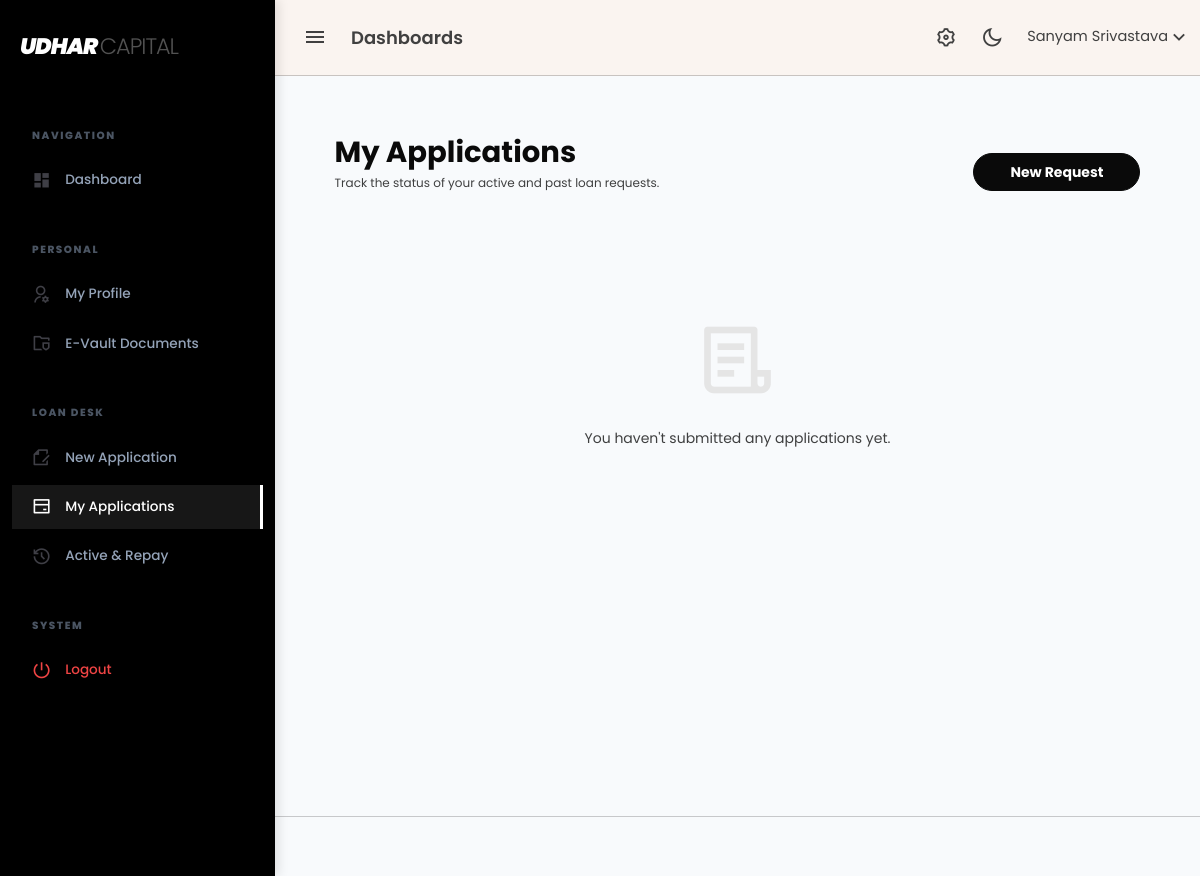
The app's page /customer/my-applications.php (signed in), older data.
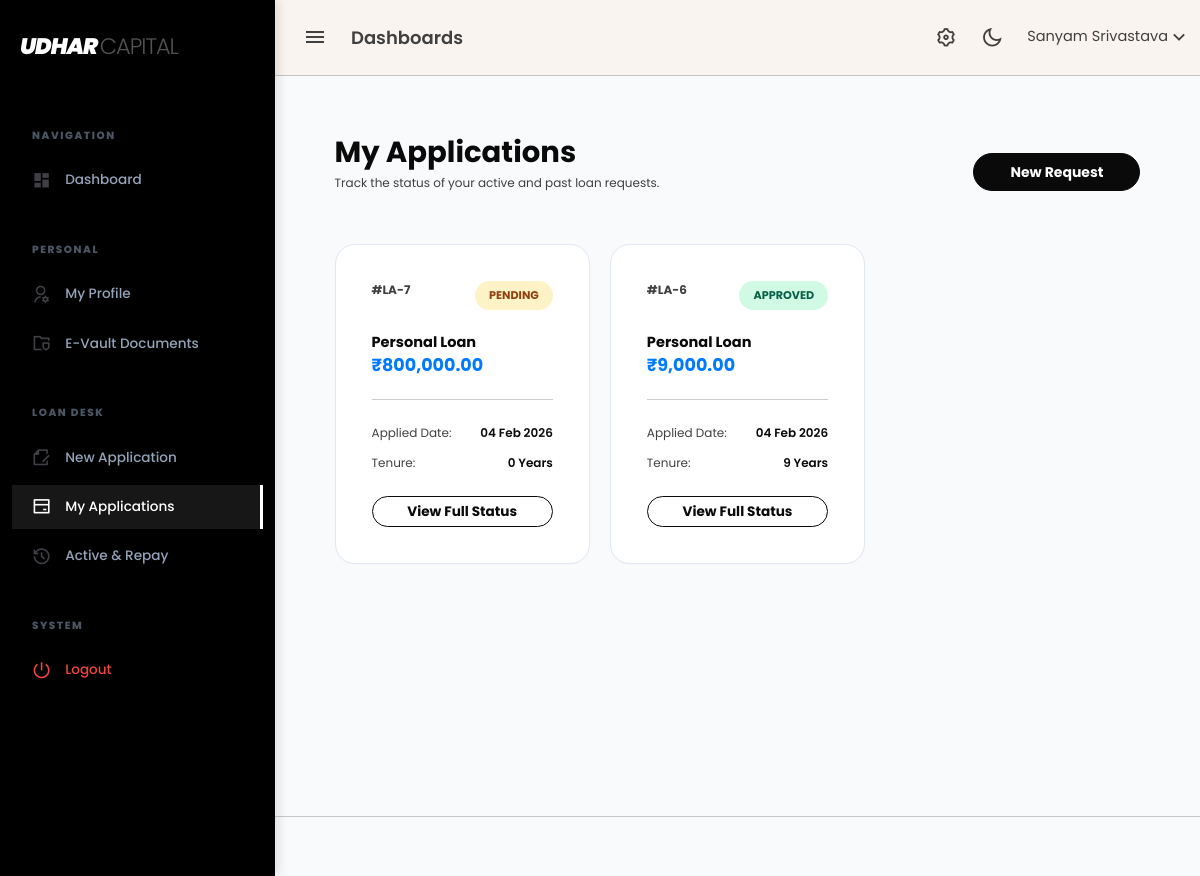
The same page, newer data.
### tables this page shows
CREATE TABLE `loan_applications` (
  `id` bigint(20) UNSIGNED NOT NULL,
  `customer_id` bigint(20) UNSIGNED NOT NULL,
  `service_id` bigint(20) UNSIGNED NOT NULL,
  `requested_amount` decimal(15,2) NOT NULL,
  `tenure_years` int(11) NOT NULL,
  `emi_amount` decimal(15,2) NOT NULL,
  `status` enum('pending','approved','rejected','disbursed') DEFAULT 'pending',
  `created_at` timestamp NOT NULL DEFAULT current_timestamp(),
  `rejection_note` text DEFAULT NULL
);

CREATE TABLE `services` (
  `id` bigint(20) UNSIGNED NOT NULL,
  `category_id` bigint(20) UNSIGNED NOT NULL,
  `sub_category_id` bigint(20) UNSIGNED NOT NULL,
  `service_name` varchar(255) NOT NULL,
  `title` varchar(255) NOT NULL,
  `slug` varchar(255) NOT NULL,
  `short_description` text DEFAULT NULL,
  `long_description` longtext DEFAULT NULL,
  `hero_image` varchar(255) DEFAULT NULL,
  `created_at` timestamp NULL DEFAULT current_timestamp(),
  `updated_at` timestamp NULL DEFAULT current_timestamp() ON UPDATE current_timestamp()
);

### customer/my-applications.php (the view, shortened to what this page needs)
<?php
include 'header.php';
$customer_id = $_SESSION['customer_id'];
$query = "SELECT la.*, s.service_name
          FROM loan_applications la
          JOIN services s ON la.service_id = s.id
          WHERE la.customer_id = $customer_id
          ORDER BY la.created_at DESC";
$result = mysqli_query($conn, $query);
include 'topbar.php';
include 'sidebar.php';
?>
<div class="content-page">
    <div class="container-fluid pt-4">
        <div class="row justify-content-center">
            <div class="col-lg-11">
                <div class="d-flex justify-content-between align-items-center mb-4">
                    <div>
                        <h2 class="fw-bold text-dark mb-1">My Applications</h2>
                        <p class="text-muted small">Track the status of your active and past loan requests.</p>
                    </div>
                    <a href="../apply-loan.php" class="btn btn-dark rounded-pill px-4 fw-bold">New Request</a>
                </div>
                <div class="row">
                    <?php if(mysqli_num_rows($result) > 0): ?>
                        <?php while($row = mysqli_fetch_assoc($result)): ?>
                            <div class="col-md-6 col-xl-4 mb-4">
                                <div class="card-modern p-4">
                                    <div class="d-flex justify-content-between align-items-start mb-3">
                                        <span class="text-muted small fw-bold">#LA-<?= $row['id'] ?></span>
                                        <span class="status-badge bg-<?= $row['status'] ?>"><?= $row['status'] ?></span>
                                    </div>
                                    <h5 class="fw-bold text-dark mb-1"><?= htmlspecialchars($row['service_name']) ?></h5>
                                    <h4 class="fw-bold text-primary mb-3">₹<?= number_format($row['requested_amount'], 2) ?></h4>
                                    <div class="border-top pt-3 mt-3">
                                        <div class="d-flex justify-content-between small text-muted mb-2">
                                            <span>Applied Date:</span>
                                            <span class="text-dark fw-semibold"><?= date('d M Y', strtotime($row['created_at'])) ?></span>
                                        </div>
                                        <div class="d-flex justify-content-between small text-muted mb-3">
                                            <span>Tenure:</span>
                                            <span class="text-dark fw-semibold"><?= $row['tenure_years'] ?> Years</span>
                                        </div>
                                        <a href="view-application-detail.php?id=<?= $row['id'] ?>" class="btn btn-outline-dark btn-sm w-100 fw-bold rounded-pill">View Full Status</a>
                                    </div>
                                </div>
                            </div>
                        <?php endwhile; ?>
                    <?php else: ?>
                        <div class="col-12 text-center py-5">
                            <i class="ri-file-list-3-line display-1 text-light"></i>
                            <p class="text-muted mt-3">You haven't submitted any applications yet.</p>
                        </div>
                    <?php endif; ?>
                </div>
            </div>
        </div>
    </div>
</div>
<?php include 'footer.php'; ?>

### customer/header.php (shortened to what this page needs)
<!DOCTYPE html>
<html lang="en">
<head>
	<link rel="stylesheet" href="assets/vendor/daterangepicker/daterangepicker.css">
	<link rel="stylesheet" href="assets/vendor/admin-resources/jquery.vectormap/jquery-jvectormap-1.2.2.css">
	<link href="assets/css/app.min.css" rel="stylesheet" type="text/css" id="app-style" />
	<link href="assets/css/icons.min.css" rel="stylesheet" type="text/css" />
</head>
<body>
	<div class="wrapper">

### customer/topbar.php (shortened to what this page needs)
<div class="navbar-custom">
    <div class="topbar container-fluid">
        <div class="d-flex align-items-center gap-1">
            <button class="button-toggle-menu">
                <i class="mdi mdi-menu"></i>
            </button>
            <h4 class="page-title d-none d-sm-block">Dashboards</h4>
        </div>
        <ul class="topbar-menu d-flex align-items-center gap-3">
            <li class="d-none d-sm-inline-block">
                <a class="nav-link" data-bs-toggle="offcanvas" href="#theme-settings-offcanvas">
                    <span class="ri-settings-3-line fs-22"></span>
                </a>
            </li>
            <li class="d-none d-sm-inline-block">
                <div class="nav-link" id="light-dark-mode">
                    <i class="ri-moon-line fs-22"></i>
                </div>
            </li>
            <li class="dropdown">
                <a class="nav-link dropdown-toggle arrow-none nav-user" data-bs-toggle="dropdown" href="#" role="button" aria-haspopup="false" aria-expanded="false">
                    <span class="d-lg-block d-none">
                        <h5 class="my-0 fw-normal"> <?php echo   $_SESSION['customer_name'] ?? 'Customer' ?><i class="ri-arrow-down-s-line fs-22 d-none d-sm-inline-block align-middle"></i></h5>
                    </span>
                </a>
            </li>
        </ul>
    </div>
</div>

### customer/sidebar.php (shortened to what this page needs)
<?php
$current_page = basename($_SERVER['PHP_SELF']);
?>
<div class="leftside-menu">
    <a href="dashboard.php" class="logo-lg">
        <span class="logo-text">UDHAR <span class="logo-sub">CAPITAL</span></span>
    </a>
    <div data-simplebar class="h-100">
        <ul class="side-nav">
            <li class="side-nav-title">Navigation</li>
            <li class="side-nav-item <?= ($current_page == 'dashboard.php') ? 'active' : '' ?>">
                <a href="dashboard.php" class="side-nav-link">
                    <i class="ri-dashboard-fill"></i>
                    <span>Dashboard</span>
                </a>
            </li>
            <li class="side-nav-title">Personal</li>
            <li class="side-nav-item <?= ($current_page == 'profile.php') ? 'active' : '' ?>">
                <a href="profile.php" class="side-nav-link">
                    <i class="ri-user-settings-line"></i>
                    <span>My Profile</span>
                </a>
            </li>
            <li class="side-nav-item <?= ($current_page == 'documents.php') ? 'active' : '' ?>">
                <a href="documents.php" class="side-nav-link">
                    <i class="ri-folder-shield-2-line"></i>
                    <span>E-Vault Documents</span>
                </a>
            </li>
            <li class="side-nav-title">Loan Desk</li>
            <li class="side-nav-item <?= ($current_page == 'loan-application.php' || $current_page == 'apply-loan.php') ? 'active' : '' ?>">
                <a href="../apply-loan.php" class="side-nav-link">
                    <i class="ri-file-edit-line"></i>
                    <span>New Application</span>
                </a>
            </li>
            <li class="side-nav-item <?= ($current_page == 'my-applications.php' || $current_page == 'view-application-detail.php') ? 'active' : '' ?>">
                <a href="my-applications.php" class="side-nav-link">
                    <i class="ri-bank-card-line"></i>
                    <span>My Applications</span>
                </a>
            </li>
            <li class="side-nav-item <?= ($current_page == 'repayments.php') ? 'active' : '' ?>">
                <a href="repayments.php" class="side-nav-link">
                    <i class="ri-history-line"></i>
                    <span>Active & Repay</span>
                </a>
            </li>
            <li class="side-nav-title">System</li>
            <li class="side-nav-item">
                <a href="db/auth-logout.php" class="side-nav-link" style="color: #ef4444 !important;">
                    <i class="ri-shut-down-line" style="color: #ef4444 !important;"></i>
                    <span>Logout</span>
                </a>
            </li>
        </ul>
    </div>
</div>

### customer/footer.php (shortened to what this page needs)
				<footer class="footer">
				</footer>
			</div>
</body>
</html>

### customer/sidebar.php (style rules this page uses)
:root { --nav-bg: #000000; --nav-text: #94a3b8; --nav-active: #ffffff; --nav-hover-bg: #171717; }
.leftside-menu { background: var(--nav-bg) !important; box-shadow: 4px 0 10px rgba(0,0,0,0.1); width: 260px; }
.side-nav-title { color: #4b5563 !important; font-size: 0.65rem !important; text-transform: uppercase !important; letter-spacing: 0.15em !important; font-weight: 800 !important; padding: 24px 20px 10px !important; }
.side-nav-link { color: var(--nav-text) !important; font-weight: 500 !important; font-size: 0.85rem !important; padding: 12px 20px !important; transition: all 0.3s ease !important; display: flex !important; align-items: center !important; text-decoration: none !important; }
.side-nav-link i { font-size: 1.2rem !important; margin-right: 14px !important; color: #3f3f46 !important; transition: color 0.3s ease; }
.side-nav-item.active .side-nav-link { color: var(--nav-active) !important; background: var(--nav-hover-bg); border-right: 3px solid #ffffff; }
.side-nav-item.active i { color: #ffffff !important; }
.logo-lg { padding: 30px 20px; display: block; text-decoration: none; }
.logo-text { color: white; font-weight: 900; font-size: 1.4rem; letter-spacing: -1px; font-style: italic; }
.logo-sub { color: #525252; font-weight: 300; font-style: normal; }

### customer/my-applications.php (style rules this page uses)
:root { --slate-900: #0f172a; --slate-600: #475569; --slate-200: #e2e8f0; }
.content-page { background-color: #f8fafc; min-height: 100vh; }
.card-modern { border: 1px solid var(--slate-200); border-radius: 20px; background: #fff; box-shadow: 0 1px 3px rgba(0,0,0,0.02); transition: 0.3s; }
.status-badge { padding: 6px 14px; border-radius: 50px; font-size: 0.7rem; font-weight: 700; text-transform: uppercase; }
.bg-pending { background: #fef3c7; color: #92400e; }
.bg-approved { background: #d1fae5; color: #065f46; }

Row changes from the older to the newer data that the page shows:
added loan_applications: id "7", status "PENDING", service.service_name "Personal Loan", requested_amount "800,000.00", created_at "04 Feb 2026", tenure_years "0"
added loan_applications: id "6", status "APPROVED", service.service_name "Personal Loan", requested_amount "9,000.00", created_at "04 Feb 2026", tenure_years "9"
Text that changed along with them:
text no longer shown: "You haven't submitted any applications yet."
